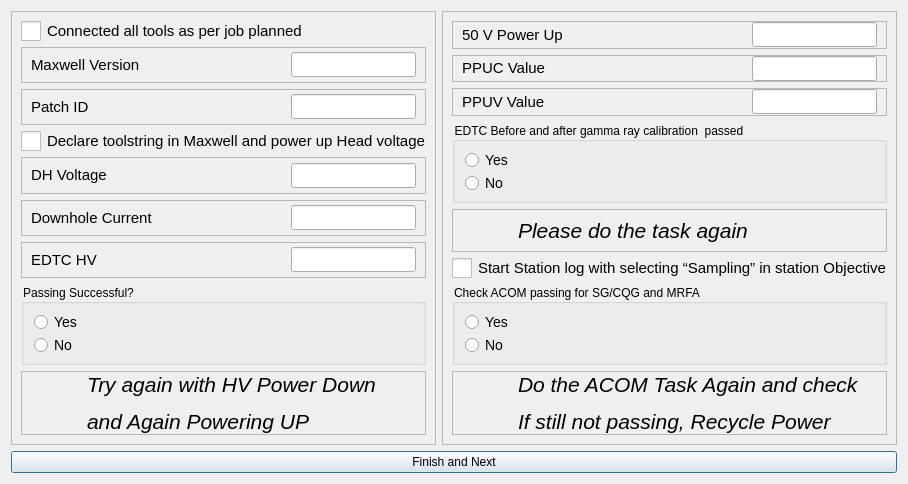
<?xml version="1.0" encoding="UTF-8"?>
<ui version="4.0">
 <class>Dialog</class>
 <widget class="QDialog" name="Dialog">
  <property name="geometry">
   <rect>
    <x>0</x>
    <y>0</y>
    <width>906</width>
    <height>484</height>
   </rect>
  </property>
  <property name="windowTitle">
   <string>Dialog</string>
  </property>
  <layout class="QGridLayout" name="gridLayout">
   <item row="0" column="0">
    <widget class="QFrame" name="frame">
     <property name="frameShape">
      <enum>QFrame::Shape::StyledPanel</enum>
     </property>
     <property name="frameShadow">
      <enum>QFrame::Shadow::Raised</enum>
     </property>
     <layout class="QVBoxLayout" name="verticalLayout">
      <item>
       <widget class="QCheckBox" name="checkBox_1">
        <property name="enabled">
         <bool>true</bool>
        </property>
        <property name="styleSheet">
         <string notr="true">QCheckBox {
    font-size: 15px; /* Larger text */
}
QCheckBox::indicator {
    width: 20px; /* Larger checkbox square */
    height: 20px; /* Larger checkbox square */
}</string>
        </property>
        <property name="text">
         <string>Connected all tools as per job planned</string>
        </property>
       </widget>
      </item>
      <item>
       <widget class="QFrame" name="frame_8">
        <property name="frameShape">
         <enum>QFrame::Shape::StyledPanel</enum>
        </property>
        <property name="frameShadow">
         <enum>QFrame::Shadow::Raised</enum>
        </property>
        <layout class="QHBoxLayout" name="horizontalLayout_2">
         <property name="topMargin">
          <number>0</number>
         </property>
         <property name="bottomMargin">
          <number>0</number>
         </property>
         <item>
          <widget class="QLabel" name="label_1">
           <property name="text">
            <string>&lt;html&gt;&lt;head/&gt;&lt;body&gt;&lt;p&gt;&lt;span style=&quot; font-size:11pt;&quot;&gt;Maxwell Version&lt;/span&gt;&lt;/p&gt;&lt;/body&gt;&lt;/html&gt;</string>
           </property>
          </widget>
         </item>
         <item>
          <widget class="QLineEdit" name="lineEdit_1">
           <property name="minimumSize">
            <size>
             <width>125</width>
             <height>25</height>
            </size>
           </property>
           <property name="maximumSize">
            <size>
             <width>125</width>
             <height>25</height>
            </size>
           </property>
          </widget>
         </item>
        </layout>
       </widget>
      </item>
      <item>
       <widget class="QFrame" name="frame_9">
        <property name="frameShape">
         <enum>QFrame::Shape::StyledPanel</enum>
        </property>
        <property name="frameShadow">
         <enum>QFrame::Shadow::Raised</enum>
        </property>
        <layout class="QHBoxLayout" name="horizontalLayout_3">
         <property name="topMargin">
          <number>0</number>
         </property>
         <property name="bottomMargin">
          <number>0</number>
         </property>
         <item>
          <widget class="QLabel" name="label_2">
           <property name="text">
            <string>&lt;html&gt;&lt;head/&gt;&lt;body&gt;&lt;p&gt;&lt;span style=&quot; font-size:11pt;&quot;&gt;Patch ID&lt;/span&gt;&lt;/p&gt;&lt;/body&gt;&lt;/html&gt;</string>
           </property>
          </widget>
         </item>
         <item>
          <widget class="QLineEdit" name="lineEdit_2">
           <property name="minimumSize">
            <size>
             <width>125</width>
             <height>25</height>
            </size>
           </property>
           <property name="maximumSize">
            <size>
             <width>125</width>
             <height>25</height>
            </size>
           </property>
          </widget>
         </item>
        </layout>
       </widget>
      </item>
      <item>
       <widget class="QCheckBox" name="checkBox_2">
        <property name="enabled">
         <bool>true</bool>
        </property>
        <property name="styleSheet">
         <string notr="true">QCheckBox {
    font-size: 15px; /* Larger text */
}
QCheckBox::indicator {
    width: 20px; /* Larger checkbox square */
    height: 20px; /* Larger checkbox square */
}</string>
        </property>
        <property name="text">
         <string>Declare toolstring in Maxwell and power up Head voltage</string>
        </property>
       </widget>
      </item>
      <item>
       <widget class="QFrame" name="frame_10">
        <property name="frameShape">
         <enum>QFrame::Shape::StyledPanel</enum>
        </property>
        <property name="frameShadow">
         <enum>QFrame::Shadow::Raised</enum>
        </property>
        <layout class="QHBoxLayout" name="horizontalLayout_4">
         <property name="topMargin">
          <number>0</number>
         </property>
         <property name="bottomMargin">
          <number>0</number>
         </property>
         <item>
          <widget class="QLabel" name="label_3">
           <property name="text">
            <string>&lt;html&gt;&lt;head/&gt;&lt;body&gt;&lt;p&gt;&lt;span style=&quot; font-size:11pt;&quot;&gt;DH Voltage&lt;/span&gt;&lt;/p&gt;&lt;/body&gt;&lt;/html&gt;</string>
           </property>
          </widget>
         </item>
         <item>
          <widget class="QLineEdit" name="lineEdit_3">
           <property name="minimumSize">
            <size>
             <width>125</width>
             <height>25</height>
            </size>
           </property>
           <property name="maximumSize">
            <size>
             <width>125</width>
             <height>25</height>
            </size>
           </property>
          </widget>
         </item>
        </layout>
       </widget>
      </item>
      <item>
       <widget class="QFrame" name="frame_11">
        <property name="frameShape">
         <enum>QFrame::Shape::StyledPanel</enum>
        </property>
        <property name="frameShadow">
         <enum>QFrame::Shadow::Raised</enum>
        </property>
        <layout class="QHBoxLayout" name="horizontalLayout_5">
         <property name="topMargin">
          <number>0</number>
         </property>
         <property name="bottomMargin">
          <number>0</number>
         </property>
         <item>
          <widget class="QLabel" name="label_4">
           <property name="text">
            <string>&lt;html&gt;&lt;head/&gt;&lt;body&gt;&lt;p&gt;&lt;span style=&quot; font-size:11pt;&quot;&gt;Downhole Current&lt;/span&gt;&lt;/p&gt;&lt;/body&gt;&lt;/html&gt;</string>
           </property>
          </widget>
         </item>
         <item>
          <widget class="QLineEdit" name="lineEdit_4">
           <property name="minimumSize">
            <size>
             <width>125</width>
             <height>25</height>
            </size>
           </property>
           <property name="maximumSize">
            <size>
             <width>125</width>
             <height>25</height>
            </size>
           </property>
          </widget>
         </item>
        </layout>
       </widget>
      </item>
      <item>
       <widget class="QFrame" name="frame_12">
        <property name="frameShape">
         <enum>QFrame::Shape::StyledPanel</enum>
        </property>
        <property name="frameShadow">
         <enum>QFrame::Shadow::Raised</enum>
        </property>
        <layout class="QHBoxLayout" name="horizontalLayout_6">
         <property name="topMargin">
          <number>0</number>
         </property>
         <property name="bottomMargin">
          <number>0</number>
         </property>
         <item>
          <widget class="QLabel" name="label_5">
           <property name="text">
            <string>&lt;html&gt;&lt;head/&gt;&lt;body&gt;&lt;p&gt;&lt;span style=&quot; font-size:11pt;&quot;&gt;EDTC HV&lt;/span&gt;&lt;/p&gt;&lt;/body&gt;&lt;/html&gt;</string>
           </property>
          </widget>
         </item>
         <item>
          <widget class="QLineEdit" name="lineEdit_5">
           <property name="minimumSize">
            <size>
             <width>125</width>
             <height>25</height>
            </size>
           </property>
           <property name="maximumSize">
            <size>
             <width>125</width>
             <height>25</height>
            </size>
           </property>
          </widget>
         </item>
        </layout>
       </widget>
      </item>
      <item>
       <widget class="QGroupBox" name="groupBox_2">
        <property name="styleSheet">
         <string notr="true">QGroupBox::title {
    font-size: 16px;
}
</string>
        </property>
        <property name="title">
         <string>Passing Successful?</string>
        </property>
        <property name="checkable">
         <bool>false</bool>
        </property>
        <property name="checked">
         <bool>false</bool>
        </property>
        <layout class="QVBoxLayout" name="verticalLayout_13">
         <item>
          <widget class="QRadioButton" name="radioButton_3">
           <property name="styleSheet">
            <string notr="true">QRadioButton{
    font-size: 14px; /* Larger text */
}
QRadioButton::indicator {
    width: 15px; /* Larger checkbox square */
    height: 15px; /* Larger checkbox square */
}</string>
           </property>
           <property name="text">
            <string>Yes</string>
           </property>
          </widget>
         </item>
         <item>
          <widget class="QRadioButton" name="radioButton_4">
           <property name="styleSheet">
            <string notr="true">QRadioButton{
    font-size: 14px; /* Larger text */
}
QRadioButton::indicator {
    width: 15px; /* Larger checkbox square */
    height: 15px; /* Larger checkbox square */
}</string>
           </property>
           <property name="text">
            <string>No</string>
           </property>
          </widget>
         </item>
        </layout>
       </widget>
      </item>
      <item>
       <widget class="QFrame" name="frame_13">
        <property name="frameShape">
         <enum>QFrame::Shape::StyledPanel</enum>
        </property>
        <property name="frameShadow">
         <enum>QFrame::Shadow::Raised</enum>
        </property>
        <layout class="QHBoxLayout" name="horizontalLayout_8">
         <property name="spacing">
          <number>15</number>
         </property>
         <property name="topMargin">
          <number>0</number>
         </property>
         <property name="bottomMargin">
          <number>0</number>
         </property>
         <item>
          <widget class="QLabel" name="label_12">
           <property name="minimumSize">
            <size>
             <width>41</width>
             <height>41</height>
            </size>
           </property>
           <property name="maximumSize">
            <size>
             <width>41</width>
             <height>41</height>
            </size>
           </property>
           <property name="text">
            <string/>
           </property>
           <property name="pixmap">
            <pixmap resource="../../Images.qrc">:/Icons/Icons/risk-icon.png</pixmap>
           </property>
           <property name="scaledContents">
            <bool>true</bool>
           </property>
          </widget>
         </item>
         <item>
          <widget class="QLabel" name="label_13">
           <property name="text">
            <string>&lt;html&gt;&lt;head/&gt;&lt;body&gt;&lt;p&gt;&lt;span style=&quot; font-size:16pt; font-style:italic;&quot;&gt;Try again with HV Power Down &lt;/span&gt;&lt;/p&gt;&lt;p&gt;&lt;span style=&quot; font-size:16pt; font-style:italic;&quot;&gt;and Again Powering UP&lt;/span&gt;&lt;/p&gt;&lt;/body&gt;&lt;/html&gt;</string>
           </property>
          </widget>
         </item>
        </layout>
       </widget>
      </item>
     </layout>
    </widget>
   </item>
   <item row="0" column="1">
    <widget class="QFrame" name="frame_2">
     <property name="frameShape">
      <enum>QFrame::Shape::StyledPanel</enum>
     </property>
     <property name="frameShadow">
      <enum>QFrame::Shadow::Raised</enum>
     </property>
     <layout class="QVBoxLayout" name="verticalLayout_2">
      <item>
       <widget class="QFrame" name="frame_14">
        <property name="frameShape">
         <enum>QFrame::Shape::StyledPanel</enum>
        </property>
        <property name="frameShadow">
         <enum>QFrame::Shadow::Raised</enum>
        </property>
        <layout class="QHBoxLayout" name="horizontalLayout_9">
         <property name="topMargin">
          <number>0</number>
         </property>
         <property name="bottomMargin">
          <number>0</number>
         </property>
         <item>
          <widget class="QLabel" name="label_8">
           <property name="text">
            <string>&lt;html&gt;&lt;head/&gt;&lt;body&gt;&lt;p&gt;&lt;span style=&quot; font-size:11pt;&quot;&gt;50 V Power Up&lt;/span&gt;&lt;/p&gt;&lt;/body&gt;&lt;/html&gt;</string>
           </property>
          </widget>
         </item>
         <item>
          <widget class="QLineEdit" name="lineEdit_6">
           <property name="minimumSize">
            <size>
             <width>125</width>
             <height>25</height>
            </size>
           </property>
           <property name="maximumSize">
            <size>
             <width>125</width>
             <height>25</height>
            </size>
           </property>
          </widget>
         </item>
        </layout>
       </widget>
      </item>
      <item>
       <widget class="QFrame" name="frame_15">
        <property name="frameShape">
         <enum>QFrame::Shape::StyledPanel</enum>
        </property>
        <property name="frameShadow">
         <enum>QFrame::Shadow::Raised</enum>
        </property>
        <layout class="QHBoxLayout" name="horizontalLayout_10">
         <property name="topMargin">
          <number>0</number>
         </property>
         <property name="bottomMargin">
          <number>0</number>
         </property>
         <item>
          <widget class="QLabel" name="label_9">
           <property name="text">
            <string>&lt;html&gt;&lt;head/&gt;&lt;body&gt;&lt;p&gt;&lt;span style=&quot; font-size:11pt;&quot;&gt;PPUC Value&lt;/span&gt;&lt;/p&gt;&lt;/body&gt;&lt;/html&gt;</string>
           </property>
          </widget>
         </item>
         <item>
          <widget class="QLineEdit" name="lineEdit_7">
           <property name="minimumSize">
            <size>
             <width>125</width>
             <height>25</height>
            </size>
           </property>
           <property name="maximumSize">
            <size>
             <width>125</width>
             <height>25</height>
            </size>
           </property>
          </widget>
         </item>
        </layout>
       </widget>
      </item>
      <item>
       <widget class="QFrame" name="frame_16">
        <property name="frameShape">
         <enum>QFrame::Shape::StyledPanel</enum>
        </property>
        <property name="frameShadow">
         <enum>QFrame::Shadow::Raised</enum>
        </property>
        <layout class="QHBoxLayout" name="horizontalLayout_11">
         <property name="topMargin">
          <number>0</number>
         </property>
         <property name="bottomMargin">
          <number>0</number>
         </property>
         <item>
          <widget class="QLabel" name="label_10">
           <property name="text">
            <string>&lt;html&gt;&lt;head/&gt;&lt;body&gt;&lt;p&gt;&lt;span style=&quot; font-size:11pt;&quot;&gt;PPUV Value&lt;/span&gt;&lt;/p&gt;&lt;/body&gt;&lt;/html&gt;</string>
           </property>
          </widget>
         </item>
         <item>
          <widget class="QLineEdit" name="lineEdit_8">
           <property name="minimumSize">
            <size>
             <width>125</width>
             <height>25</height>
            </size>
           </property>
           <property name="maximumSize">
            <size>
             <width>125</width>
             <height>25</height>
            </size>
           </property>
          </widget>
         </item>
        </layout>
       </widget>
      </item>
      <item>
       <widget class="QGroupBox" name="groupBox_3">
        <property name="styleSheet">
         <string notr="true">QGroupBox::title {
    font-size: 16px;
}
</string>
        </property>
        <property name="title">
         <string>EDTC Before and after gamma ray calibration  passed</string>
        </property>
        <property name="checkable">
         <bool>false</bool>
        </property>
        <property name="checked">
         <bool>false</bool>
        </property>
        <layout class="QVBoxLayout" name="verticalLayout_14">
         <item>
          <widget class="QRadioButton" name="radioButton_5">
           <property name="styleSheet">
            <string notr="true">QRadioButton{
    font-size: 14px; /* Larger text */
}
QRadioButton::indicator {
    width: 15px; /* Larger checkbox square */
    height: 15px; /* Larger checkbox square */
}</string>
           </property>
           <property name="text">
            <string>Yes</string>
           </property>
          </widget>
         </item>
         <item>
          <widget class="QRadioButton" name="radioButton_6">
           <property name="styleSheet">
            <string notr="true">QRadioButton{
    font-size: 14px; /* Larger text */
}
QRadioButton::indicator {
    width: 15px; /* Larger checkbox square */
    height: 15px; /* Larger checkbox square */
}</string>
           </property>
           <property name="text">
            <string>No</string>
           </property>
          </widget>
         </item>
        </layout>
       </widget>
      </item>
      <item>
       <widget class="QFrame" name="frame_17">
        <property name="frameShape">
         <enum>QFrame::Shape::StyledPanel</enum>
        </property>
        <property name="frameShadow">
         <enum>QFrame::Shadow::Raised</enum>
        </property>
        <layout class="QHBoxLayout" name="horizontalLayout_12">
         <property name="spacing">
          <number>15</number>
         </property>
         <property name="topMargin">
          <number>0</number>
         </property>
         <property name="bottomMargin">
          <number>0</number>
         </property>
         <item>
          <widget class="QLabel" name="label_14">
           <property name="minimumSize">
            <size>
             <width>41</width>
             <height>41</height>
            </size>
           </property>
           <property name="maximumSize">
            <size>
             <width>41</width>
             <height>41</height>
            </size>
           </property>
           <property name="text">
            <string/>
           </property>
           <property name="pixmap">
            <pixmap resource="../../Images.qrc">:/Icons/Icons/risk-icon.png</pixmap>
           </property>
           <property name="scaledContents">
            <bool>true</bool>
           </property>
          </widget>
         </item>
         <item>
          <widget class="QLabel" name="label_15">
           <property name="text">
            <string>&lt;html&gt;&lt;head/&gt;&lt;body&gt;&lt;p&gt;&lt;span style=&quot; font-size:16pt; font-style:italic;&quot;&gt;Please do the task again&lt;/span&gt;&lt;/p&gt;&lt;/body&gt;&lt;/html&gt;</string>
           </property>
          </widget>
         </item>
        </layout>
       </widget>
      </item>
      <item>
       <widget class="QCheckBox" name="checkBox_3">
        <property name="enabled">
         <bool>true</bool>
        </property>
        <property name="styleSheet">
         <string notr="true">QCheckBox {
    font-size: 15px; /* Larger text */
}
QCheckBox::indicator {
    width: 20px; /* Larger checkbox square */
    height: 20px; /* Larger checkbox square */
}</string>
        </property>
        <property name="text">
         <string>Start Station log with selecting “Sampling” in station Objective</string>
        </property>
       </widget>
      </item>
      <item>
       <widget class="QGroupBox" name="groupBox_4">
        <property name="styleSheet">
         <string notr="true">QGroupBox::title {
    font-size: 16px;
}
</string>
        </property>
        <property name="title">
         <string>Check ACOM passing for SG/CQG and MRFA</string>
        </property>
        <property name="checkable">
         <bool>false</bool>
        </property>
        <property name="checked">
         <bool>false</bool>
        </property>
        <layout class="QVBoxLayout" name="verticalLayout_15">
         <item>
          <widget class="QRadioButton" name="radioButton_7">
           <property name="styleSheet">
            <string notr="true">QRadioButton{
    font-size: 14px; /* Larger text */
}
QRadioButton::indicator {
    width: 15px; /* Larger checkbox square */
    height: 15px; /* Larger checkbox square */
}</string>
           </property>
           <property name="text">
            <string>Yes</string>
           </property>
          </widget>
         </item>
         <item>
          <widget class="QRadioButton" name="radioButton_8">
           <property name="styleSheet">
            <string notr="true">QRadioButton{
    font-size: 14px; /* Larger text */
}
QRadioButton::indicator {
    width: 15px; /* Larger checkbox square */
    height: 15px; /* Larger checkbox square */
}</string>
           </property>
           <property name="text">
            <string>No</string>
           </property>
          </widget>
         </item>
        </layout>
       </widget>
      </item>
      <item>
       <widget class="QFrame" name="frame_18">
        <property name="frameShape">
         <enum>QFrame::Shape::StyledPanel</enum>
        </property>
        <property name="frameShadow">
         <enum>QFrame::Shadow::Raised</enum>
        </property>
        <layout class="QHBoxLayout" name="horizontalLayout_13">
         <property name="spacing">
          <number>15</number>
         </property>
         <property name="topMargin">
          <number>0</number>
         </property>
         <property name="bottomMargin">
          <number>0</number>
         </property>
         <item>
          <widget class="QLabel" name="label_16">
           <property name="minimumSize">
            <size>
             <width>41</width>
             <height>41</height>
            </size>
           </property>
           <property name="maximumSize">
            <size>
             <width>41</width>
             <height>41</height>
            </size>
           </property>
           <property name="text">
            <string/>
           </property>
           <property name="pixmap">
            <pixmap resource="../../Images.qrc">:/Icons/Icons/risk-icon.png</pixmap>
           </property>
           <property name="scaledContents">
            <bool>true</bool>
           </property>
          </widget>
         </item>
         <item>
          <widget class="QLabel" name="label_17">
           <property name="text">
            <string>&lt;html&gt;&lt;head/&gt;&lt;body&gt;&lt;p&gt;&lt;span style=&quot; font-size:16pt; font-style:italic;&quot;&gt;Do the ACOM Task Again and check&lt;/span&gt;&lt;/p&gt;&lt;p&gt;&lt;span style=&quot; font-size:16pt; font-style:italic;&quot;&gt;If still not passing, Recycle Power&lt;/span&gt;&lt;/p&gt;&lt;/body&gt;&lt;/html&gt;</string>
           </property>
          </widget>
         </item>
        </layout>
       </widget>
      </item>
     </layout>
    </widget>
   </item>
   <item row="1" column="0" colspan="2">
    <widget class="QPushButton" name="pushButton">
     <property name="text">
      <string>Finish and Next</string>
     </property>
    </widget>
   </item>
  </layout>
 </widget>
 <resources>
  <include location="../../Images.qrc"/>
  <include location="C:/Users/archi/AppData/Local/Programs/Python/Python313/Lib/site-packages/PySide6/Images.qrc"/>
 </resources>
 <connections/>
</ui>
